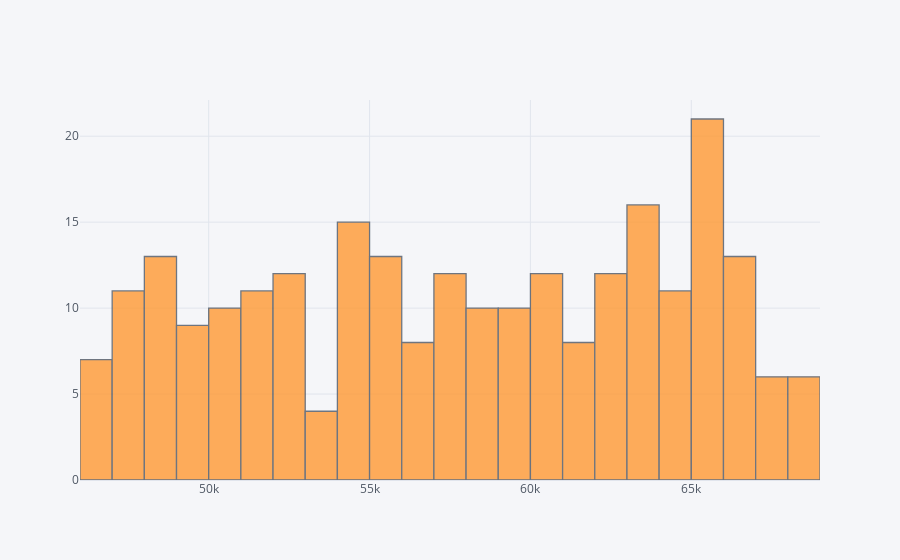

Notebook source saved alongside this figure:
### Code cell
dataset['Adj Close Price'].iplot(kind='hist',bins=35)

### Figure 1 — Plotly figure (JSON) as saved in the notebook; plotly's stock layout.template omitted (floating-point values rounded to 4 significant figures; data arrays with more than 128 entries replaced by an {"elided": "..."} marker saying what was removed)
{"data": [{"histfunc": "count", "histnorm": "", "marker": {"color": "rgba(255, 153, 51, 1.0)", "line": {"color": "#4D5663", "width": 1.3}}, "name": "Adj Close Price", "nbinsx": 35, "opacity": 0.8, "orientation": "v", "type": "histogram", "x": {"elided": "250 float values"}}], "layout": {"barmode": "overlay", "legend": {"bgcolor": "#F5F6F9", "font": {"color": "#4D5663"}}, "paper_bgcolor": "#F5F6F9", "plot_bgcolor": "#F5F6F9", "title": {"font": {"color": "#4D5663"}}, "xaxis": {"gridcolor": "#E1E5ED", "showgrid": true, "tickfont": {"color": "#4D5663"}, "title": {"font": {"color": "#4D5663"}, "text": ""}, "zerolinecolor": "#E1E5ED"}, "yaxis": {"gridcolor": "#E1E5ED", "showgrid": true, "tickfont": {"color": "#4D5663"}, "title": {"font": {"color": "#4D5663"}, "text": ""}, "zerolinecolor": "#E1E5ED"}}}
